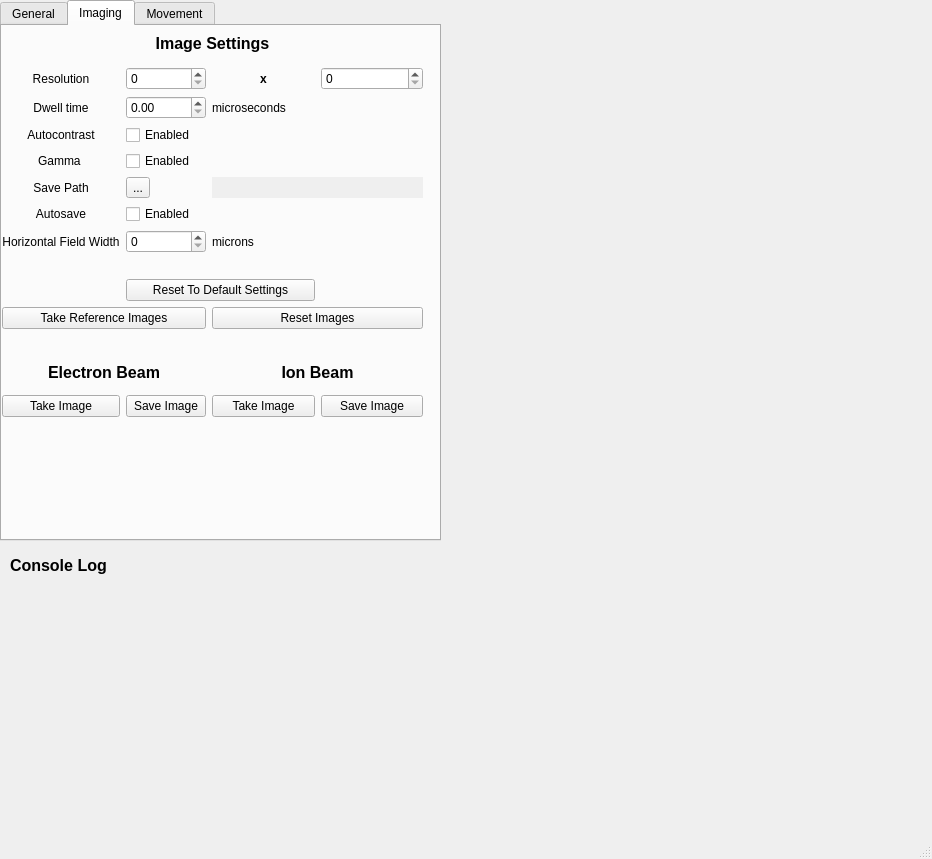
<?xml version="1.0" encoding="UTF-8"?>
<ui version="4.0">
 <class>MainWindow</class>
 <widget class="QMainWindow" name="MainWindow">
  <property name="geometry">
   <rect>
    <x>0</x>
    <y>0</y>
    <width>932</width>
    <height>859</height>
   </rect>
  </property>
  <property name="windowTitle">
   <string>MainWindow</string>
  </property>
  <property name="windowOpacity">
   <double>1.000000000000000</double>
  </property>
  <property name="autoFillBackground">
   <bool>true</bool>
  </property>
  <property name="styleSheet">
   <string notr="true">background-color rgb(255, 255, 255)</string>
  </property>
  <widget class="QWidget" name="centralwidget">
   <widget class="QLabel" name="CLog5">
    <property name="geometry">
     <rect>
      <x>10</x>
      <y>710</y>
      <width>500</width>
      <height>20</height>
     </rect>
    </property>
    <property name="text">
     <string/>
    </property>
   </widget>
   <widget class="QLabel" name="CLog6">
    <property name="geometry">
     <rect>
      <x>10</x>
      <y>740</y>
      <width>500</width>
      <height>20</height>
     </rect>
    </property>
    <property name="text">
     <string/>
    </property>
   </widget>
   <widget class="QLabel" name="CLog7">
    <property name="geometry">
     <rect>
      <x>10</x>
      <y>770</y>
      <width>500</width>
      <height>20</height>
     </rect>
    </property>
    <property name="text">
     <string/>
    </property>
   </widget>
   <widget class="QLabel" name="CLog8">
    <property name="geometry">
     <rect>
      <x>10</x>
      <y>800</y>
      <width>500</width>
      <height>20</height>
     </rect>
    </property>
    <property name="text">
     <string/>
    </property>
   </widget>
   <widget class="QLabel" name="label_3">
    <property name="geometry">
     <rect>
      <x>10</x>
      <y>550</y>
      <width>141</width>
      <height>31</height>
     </rect>
    </property>
    <property name="font">
     <font>
      <pointsize>12</pointsize>
      <weight>75</weight>
      <bold>true</bold>
     </font>
    </property>
    <property name="text">
     <string>Console Log</string>
    </property>
   </widget>
   <widget class="QLabel" name="CLog">
    <property name="geometry">
     <rect>
      <x>10</x>
      <y>590</y>
      <width>500</width>
      <height>20</height>
     </rect>
    </property>
    <property name="text">
     <string/>
    </property>
   </widget>
   <widget class="QLabel" name="CLog2">
    <property name="geometry">
     <rect>
      <x>10</x>
      <y>620</y>
      <width>500</width>
      <height>20</height>
     </rect>
    </property>
    <property name="text">
     <string/>
    </property>
   </widget>
   <widget class="QLabel" name="CLog4">
    <property name="geometry">
     <rect>
      <x>10</x>
      <y>680</y>
      <width>500</width>
      <height>20</height>
     </rect>
    </property>
    <property name="text">
     <string/>
    </property>
   </widget>
   <widget class="QLabel" name="CLog3">
    <property name="geometry">
     <rect>
      <x>10</x>
      <y>650</y>
      <width>500</width>
      <height>20</height>
     </rect>
    </property>
    <property name="text">
     <string/>
    </property>
   </widget>
   <widget class="QTabWidget" name="tabWidget">
    <property name="geometry">
     <rect>
      <x>0</x>
      <y>0</y>
      <width>441</width>
      <height>541</height>
     </rect>
    </property>
    <property name="autoFillBackground">
     <bool>true</bool>
    </property>
    <property name="currentIndex">
     <number>1</number>
    </property>
    <widget class="QWidget" name="Connection">
     <attribute name="title">
      <string>General</string>
     </attribute>
     <widget class="QWidget" name="verticalLayoutWidget">
      <property name="geometry">
       <rect>
        <x>110</x>
        <y>10</y>
        <width>160</width>
        <height>80</height>
       </rect>
      </property>
      <layout class="QVBoxLayout" name="verticalLayout">
       <item>
        <widget class="QPushButton" name="ConnectButton">
         <property name="text">
          <string>Connect to Microscope</string>
         </property>
        </widget>
       </item>
       <item>
        <widget class="QPushButton" name="DisconnectButton">
         <property name="text">
          <string>Disconnect from Microscope</string>
         </property>
        </widget>
       </item>
      </layout>
     </widget>
    </widget>
    <widget class="QWidget" name="tab_3">
     <attribute name="title">
      <string>Imaging</string>
     </attribute>
     <widget class="QWidget" name="gridLayoutWidget_2">
      <property name="geometry">
       <rect>
        <x>0</x>
        <y>0</y>
        <width>421</width>
        <height>391</height>
       </rect>
      </property>
      <layout class="QGridLayout" name="gridLayout_2">
       <item row="3" column="1">
        <widget class="QCheckBox" name="autocontrast_enable">
         <property name="text">
          <string>Enabled</string>
         </property>
        </widget>
       </item>
       <item row="10" column="2" colspan="2">
        <widget class="QPushButton" name="ResetImage">
         <property name="text">
          <string>Reset Images</string>
         </property>
        </widget>
       </item>
       <item row="5" column="0">
        <widget class="QLabel" name="label_14">
         <property name="text">
          <string>Save Path</string>
         </property>
         <property name="alignment">
          <set>Qt::AlignCenter</set>
         </property>
        </widget>
       </item>
       <item row="3" column="0">
        <widget class="QLabel" name="label_13">
         <property name="text">
          <string>Autocontrast</string>
         </property>
         <property name="alignment">
          <set>Qt::AlignCenter</set>
         </property>
        </widget>
       </item>
       <item row="1" column="1">
        <widget class="QSpinBox" name="res_width">
         <property name="maximum">
          <number>10000</number>
         </property>
        </widget>
       </item>
       <item row="13" column="0">
        <widget class="QPushButton" name="EB_Click">
         <property name="text">
          <string>Take Image</string>
         </property>
        </widget>
       </item>
       <item row="1" column="3">
        <widget class="QSpinBox" name="res_height">
         <property name="maximum">
          <number>10000</number>
         </property>
        </widget>
       </item>
       <item row="12" column="2" colspan="2">
        <widget class="QLabel" name="label_2">
         <property name="font">
          <font>
           <pointsize>12</pointsize>
           <weight>75</weight>
           <bold>true</bold>
          </font>
         </property>
         <property name="text">
          <string>Ion Beam</string>
         </property>
         <property name="alignment">
          <set>Qt::AlignCenter</set>
         </property>
        </widget>
       </item>
       <item row="13" column="3">
        <widget class="QPushButton" name="IB_Save">
         <property name="text">
          <string>Save Image</string>
         </property>
        </widget>
       </item>
       <item row="13" column="1">
        <widget class="QPushButton" name="EB_Save">
         <property name="text">
          <string>Save Image</string>
         </property>
        </widget>
       </item>
       <item row="1" column="0">
        <widget class="QLabel" name="label_11">
         <property name="text">
          <string>Resolution</string>
         </property>
         <property name="alignment">
          <set>Qt::AlignCenter</set>
         </property>
        </widget>
       </item>
       <item row="7" column="2">
        <widget class="QLabel" name="label_18">
         <property name="text">
          <string>microns</string>
         </property>
        </widget>
       </item>
       <item row="2" column="1">
        <widget class="QDoubleSpinBox" name="dwell_time_setting"/>
       </item>
       <item row="0" column="0" colspan="4">
        <widget class="QLabel" name="label_10">
         <property name="font">
          <font>
           <pointsize>12</pointsize>
           <weight>75</weight>
           <bold>true</bold>
          </font>
         </property>
         <property name="text">
          <string>Image Settings</string>
         </property>
         <property name="alignment">
          <set>Qt::AlignCenter</set>
         </property>
        </widget>
       </item>
       <item row="6" column="1">
        <widget class="QCheckBox" name="autosave_enable">
         <property name="text">
          <string>Enabled </string>
         </property>
        </widget>
       </item>
       <item row="7" column="0">
        <widget class="QLabel" name="label_17">
         <property name="text">
          <string>Horizontal Field Width</string>
         </property>
         <property name="alignment">
          <set>Qt::AlignCenter</set>
         </property>
        </widget>
       </item>
       <item row="8" column="0" colspan="4">
        <spacer name="horizontalSpacer_2">
         <property name="orientation">
          <enum>Qt::Horizontal</enum>
         </property>
         <property name="sizeHint" stdset="0">
          <size>
           <width>40</width>
           <height>20</height>
          </size>
         </property>
        </spacer>
       </item>
       <item row="2" column="2">
        <widget class="QLabel" name="label_16">
         <property name="text">
          <string>microseconds</string>
         </property>
        </widget>
       </item>
       <item row="13" column="2">
        <widget class="QPushButton" name="IB_click">
         <property name="text">
          <string>Take Image</string>
         </property>
        </widget>
       </item>
       <item row="1" column="2">
        <widget class="QLabel" name="label_5">
         <property name="font">
          <font>
           <weight>75</weight>
           <bold>true</bold>
          </font>
         </property>
         <property name="text">
          <string>x</string>
         </property>
         <property name="alignment">
          <set>Qt::AlignCenter</set>
         </property>
        </widget>
       </item>
       <item row="12" column="0" colspan="2">
        <widget class="QLabel" name="label">
         <property name="font">
          <font>
           <pointsize>12</pointsize>
           <weight>75</weight>
           <bold>true</bold>
          </font>
         </property>
         <property name="text">
          <string>Electron Beam</string>
         </property>
         <property name="alignment">
          <set>Qt::AlignCenter</set>
         </property>
        </widget>
       </item>
       <item row="5" column="1">
        <widget class="QToolButton" name="open_filepath">
         <property name="text">
          <string>...</string>
         </property>
        </widget>
       </item>
       <item row="6" column="0">
        <widget class="QLabel" name="label_19">
         <property name="text">
          <string>Autosave</string>
         </property>
         <property name="alignment">
          <set>Qt::AlignCenter</set>
         </property>
        </widget>
       </item>
       <item row="7" column="1">
        <widget class="QSpinBox" name="hfw_box">
         <property name="maximum">
          <number>5000</number>
         </property>
        </widget>
       </item>
       <item row="11" column="0" colspan="4">
        <spacer name="horizontalSpacer_3">
         <property name="orientation">
          <enum>Qt::Horizontal</enum>
         </property>
         <property name="sizeHint" stdset="0">
          <size>
           <width>40</width>
           <height>20</height>
          </size>
         </property>
        </spacer>
       </item>
       <item row="2" column="0">
        <widget class="QLabel" name="label_12">
         <property name="text">
          <string>Dwell time</string>
         </property>
         <property name="alignment">
          <set>Qt::AlignCenter</set>
         </property>
        </widget>
       </item>
       <item row="9" column="1" colspan="2">
        <widget class="QPushButton" name="reset_image_settings">
         <property name="text">
          <string>Reset To Default Settings</string>
         </property>
        </widget>
       </item>
       <item row="5" column="2" colspan="2">
        <widget class="QLabel" name="savepath_text">
         <property name="font">
          <font>
           <weight>75</weight>
           <bold>true</bold>
          </font>
         </property>
         <property name="autoFillBackground">
          <bool>true</bool>
         </property>
         <property name="styleSheet">
          <string notr="true">savepath_text-&gt;setStyleSheet(&quot;Qlabel { background-color: red)&quot;)</string>
         </property>
         <property name="frameShape">
          <enum>QFrame::NoFrame</enum>
         </property>
         <property name="frameShadow">
          <enum>QFrame::Raised</enum>
         </property>
         <property name="text">
          <string/>
         </property>
        </widget>
       </item>
       <item row="10" column="0" colspan="2">
        <widget class="QPushButton" name="RefImage">
         <property name="text">
          <string>Take Reference Images</string>
         </property>
        </widget>
       </item>
       <item row="4" column="0">
        <widget class="QLabel" name="label_15">
         <property name="text">
          <string>Gamma </string>
         </property>
         <property name="alignment">
          <set>Qt::AlignCenter</set>
         </property>
        </widget>
       </item>
       <item row="4" column="1">
        <widget class="QCheckBox" name="gamma_enabled">
         <property name="text">
          <string>Enabled</string>
         </property>
        </widget>
       </item>
      </layout>
     </widget>
    </widget>
    <widget class="QWidget" name="tab_2">
     <attribute name="title">
      <string>Movement</string>
     </attribute>
     <widget class="QWidget" name="gridLayoutWidget">
      <property name="geometry">
       <rect>
        <x>20</x>
        <y>10</y>
        <width>401</width>
        <height>261</height>
       </rect>
      </property>
      <layout class="QGridLayout" name="gridLayout">
       <property name="sizeConstraint">
        <enum>QLayout::SetNoConstraint</enum>
       </property>
       <item row="3" column="6">
        <widget class="QLabel" name="label_39">
         <property name="text">
          <string>mm</string>
         </property>
        </widget>
       </item>
       <item row="8" column="2">
        <widget class="QPushButton" name="move_abs_button">
         <property name="text">
          <string>MOVE</string>
         </property>
        </widget>
       </item>
       <item row="3" column="5">
        <widget class="QDoubleSpinBox" name="dYchange">
         <property name="minimum">
          <double>-100.000000000000000</double>
         </property>
        </widget>
       </item>
       <item row="4" column="4">
        <widget class="QLabel" name="label_28">
         <property name="text">
          <string>dZ:</string>
         </property>
         <property name="alignment">
          <set>Qt::AlignCenter</set>
         </property>
        </widget>
       </item>
       <item row="5" column="6">
        <widget class="QLabel" name="label_38">
         <property name="text">
          <string>degrees</string>
         </property>
        </widget>
       </item>
       <item row="1" column="1" colspan="3">
        <widget class="QLabel" name="label_25">
         <property name="font">
          <font>
           <pointsize>12</pointsize>
           <weight>75</weight>
           <bold>true</bold>
          </font>
         </property>
         <property name="text">
          <string>Absolute Position</string>
         </property>
         <property name="alignment">
          <set>Qt::AlignCenter</set>
         </property>
        </widget>
       </item>
       <item row="2" column="4">
        <widget class="QLabel" name="label_29">
         <property name="text">
          <string>dX:</string>
         </property>
         <property name="alignment">
          <set>Qt::AlignCenter</set>
         </property>
        </widget>
       </item>
       <item row="4" column="6">
        <widget class="QLabel" name="label_41">
         <property name="text">
          <string>mm</string>
         </property>
        </widget>
       </item>
       <item row="6" column="3">
        <widget class="QLabel" name="label_37">
         <property name="text">
          <string>degrees</string>
         </property>
        </widget>
       </item>
       <item row="4" column="1">
        <widget class="QLabel" name="label_22">
         <property name="text">
          <string>Z:</string>
         </property>
         <property name="alignment">
          <set>Qt::AlignCenter</set>
         </property>
        </widget>
       </item>
       <item row="5" column="3">
        <widget class="QLabel" name="label_36">
         <property name="text">
          <string>degrees</string>
         </property>
        </widget>
       </item>
       <item row="3" column="3">
        <widget class="QLabel" name="label_34">
         <property name="text">
          <string>mm</string>
         </property>
        </widget>
       </item>
       <item row="6" column="5">
        <widget class="QDoubleSpinBox" name="dTchange">
         <property name="maximum">
          <double>360.000000000000000</double>
         </property>
        </widget>
       </item>
       <item row="1" column="4" colspan="3">
        <widget class="QLabel" name="label_32">
         <property name="font">
          <font>
           <pointsize>12</pointsize>
           <weight>75</weight>
           <bold>true</bold>
          </font>
         </property>
         <property name="text">
          <string>Relative Move</string>
         </property>
         <property name="alignment">
          <set>Qt::AlignCenter</set>
         </property>
        </widget>
       </item>
       <item row="0" column="1" colspan="6">
        <widget class="QLabel" name="label_26">
         <property name="font">
          <font>
           <pointsize>16</pointsize>
           <weight>75</weight>
           <bold>true</bold>
          </font>
         </property>
         <property name="layoutDirection">
          <enum>Qt::LeftToRight</enum>
         </property>
         <property name="text">
          <string>Stage Movement</string>
         </property>
         <property name="alignment">
          <set>Qt::AlignCenter</set>
         </property>
        </widget>
       </item>
       <item row="8" column="5">
        <widget class="QPushButton" name="move_rel_button">
         <property name="text">
          <string>MOVE</string>
         </property>
        </widget>
       </item>
       <item row="4" column="2">
        <widget class="QDoubleSpinBox" name="zAbs">
         <property name="minimum">
          <double>-5.000000000000000</double>
         </property>
        </widget>
       </item>
       <item row="6" column="2">
        <widget class="QDoubleSpinBox" name="tAbs">
         <property name="maximum">
          <double>360.000000000000000</double>
         </property>
        </widget>
       </item>
       <item row="3" column="1">
        <widget class="QLabel" name="label_21">
         <property name="text">
          <string>Y:</string>
         </property>
         <property name="alignment">
          <set>Qt::AlignCenter</set>
         </property>
        </widget>
       </item>
       <item row="2" column="6">
        <widget class="QLabel" name="label_42">
         <property name="text">
          <string>mm</string>
         </property>
        </widget>
       </item>
       <item row="2" column="1">
        <widget class="QLabel" name="label_20">
         <property name="text">
          <string>X:</string>
         </property>
         <property name="alignment">
          <set>Qt::AlignCenter</set>
         </property>
        </widget>
       </item>
       <item row="2" column="5">
        <widget class="QDoubleSpinBox" name="dXchange">
         <property name="minimum">
          <double>-100.000000000000000</double>
         </property>
        </widget>
       </item>
       <item row="5" column="4">
        <widget class="QLabel" name="label_31">
         <property name="text">
          <string>dR:</string>
         </property>
         <property name="alignment">
          <set>Qt::AlignCenter</set>
         </property>
        </widget>
       </item>
       <item row="5" column="5">
        <widget class="QDoubleSpinBox" name="dRchange">
         <property name="maximum">
          <double>360.000000000000000</double>
         </property>
        </widget>
       </item>
       <item row="4" column="3">
        <widget class="QLabel" name="label_35">
         <property name="text">
          <string>mm</string>
         </property>
        </widget>
       </item>
       <item row="5" column="2">
        <widget class="QDoubleSpinBox" name="rAbs">
         <property name="maximum">
          <double>360.000000000000000</double>
         </property>
        </widget>
       </item>
       <item row="6" column="4">
        <widget class="QLabel" name="label_27">
         <property name="text">
          <string>dT:</string>
         </property>
         <property name="alignment">
          <set>Qt::AlignCenter</set>
         </property>
        </widget>
       </item>
       <item row="3" column="2">
        <widget class="QDoubleSpinBox" name="yAbs">
         <property name="minimum">
          <double>0.000000000000000</double>
         </property>
        </widget>
       </item>
       <item row="5" column="1">
        <widget class="QLabel" name="label_23">
         <property name="text">
          <string>Rotation:</string>
         </property>
         <property name="alignment">
          <set>Qt::AlignCenter</set>
         </property>
        </widget>
       </item>
       <item row="2" column="3">
        <widget class="QLabel" name="label_33">
         <property name="text">
          <string>mm</string>
         </property>
        </widget>
       </item>
       <item row="6" column="1">
        <widget class="QLabel" name="label_24">
         <property name="text">
          <string>Tilt:</string>
         </property>
         <property name="alignment">
          <set>Qt::AlignCenter</set>
         </property>
        </widget>
       </item>
       <item row="2" column="2">
        <widget class="QDoubleSpinBox" name="xAbs"/>
       </item>
       <item row="4" column="5">
        <widget class="QDoubleSpinBox" name="dZchange">
         <property name="minimum">
          <double>-100.000000000000000</double>
         </property>
        </widget>
       </item>
       <item row="6" column="6">
        <widget class="QLabel" name="label_40">
         <property name="text">
          <string>degrees</string>
         </property>
        </widget>
       </item>
       <item row="3" column="4">
        <widget class="QLabel" name="label_30">
         <property name="text">
          <string>dY:</string>
         </property>
         <property name="alignment">
          <set>Qt::AlignCenter</set>
         </property>
        </widget>
       </item>
       <item row="7" column="3">
        <spacer name="horizontalSpacer">
         <property name="orientation">
          <enum>Qt::Horizontal</enum>
         </property>
         <property name="sizeHint" stdset="0">
          <size>
           <width>40</width>
           <height>20</height>
          </size>
         </property>
        </spacer>
       </item>
      </layout>
     </widget>
    </widget>
   </widget>
  </widget>
  <widget class="QMenuBar" name="menubar">
   <property name="geometry">
    <rect>
     <x>0</x>
     <y>0</y>
     <width>932</width>
     <height>21</height>
    </rect>
   </property>
  </widget>
  <widget class="QStatusBar" name="statusbar"/>
 </widget>
 <resources/>
 <connections/>
</ui>
